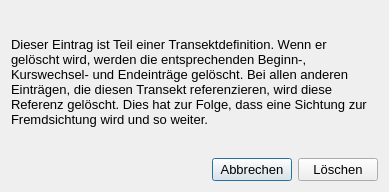
<?xml version="1.0" encoding="UTF-8"?>
<ui version="4.0">
 <class>TransectDeletionDialog</class>
 <widget class="QDialog" name="TransectDeletionDialog">
  <property name="geometry">
   <rect>
    <x>0</x>
    <y>0</y>
    <width>389</width>
    <height>192</height>
   </rect>
  </property>
  <property name="font">
   <font>
    <family>Arial</family>
    <pointsize>10</pointsize>
   </font>
  </property>
  <property name="windowTitle">
   <string>Transektlöschung</string>
  </property>
  <property name="windowIcon">
   <iconset resource="resources.qrc">
    <normaloff>:/logos/logo_oceancare_2.png</normaloff>:/logos/logo_oceancare_2.png</iconset>
  </property>
  <layout class="QVBoxLayout" name="verticalLayout">
   <item>
    <spacer name="verticalSpacer_2">
     <property name="orientation">
      <enum>Qt::Vertical</enum>
     </property>
     <property name="sizeHint" stdset="0">
      <size>
       <width>20</width>
       <height>14</height>
      </size>
     </property>
    </spacer>
   </item>
   <item>
    <widget class="QLabel" name="labelTransectDeletion">
     <property name="text">
      <string>Dieser Eintrag ist Teil einer Transektdefinition. Wenn er gelöscht wird, werden die entsprechenden Beginn-, Kurswechsel- und Endeinträge gelöscht. Bei allen anderen Einträgen, die diesen Transekt referenzieren, wird diese Referenz gelöscht. Dies hat zur Folge, dass eine Sichtung zur Fremdsichtung wird und so weiter.</string>
     </property>
     <property name="wordWrap">
      <bool>true</bool>
     </property>
    </widget>
   </item>
   <item>
    <spacer name="verticalSpacer">
     <property name="orientation">
      <enum>Qt::Vertical</enum>
     </property>
     <property name="sizeHint" stdset="0">
      <size>
       <width>20</width>
       <height>14</height>
      </size>
     </property>
    </spacer>
   </item>
   <item>
    <layout class="QHBoxLayout" name="horizontalLayout">
     <item>
      <spacer name="horizontalSpacer">
       <property name="orientation">
        <enum>Qt::Horizontal</enum>
       </property>
       <property name="sizeHint" stdset="0">
        <size>
         <width>40</width>
         <height>20</height>
        </size>
       </property>
      </spacer>
     </item>
     <item>
      <widget class="QPushButton" name="pushButtonCancel">
       <property name="text">
        <string>Abbrechen</string>
       </property>
      </widget>
     </item>
     <item>
      <widget class="QPushButton" name="pushButtonDelete">
       <property name="text">
        <string>Löschen</string>
       </property>
      </widget>
     </item>
    </layout>
   </item>
  </layout>
 </widget>
 <resources>
  <include location="resources.qrc"/>
 </resources>
 <connections/>
</ui>
